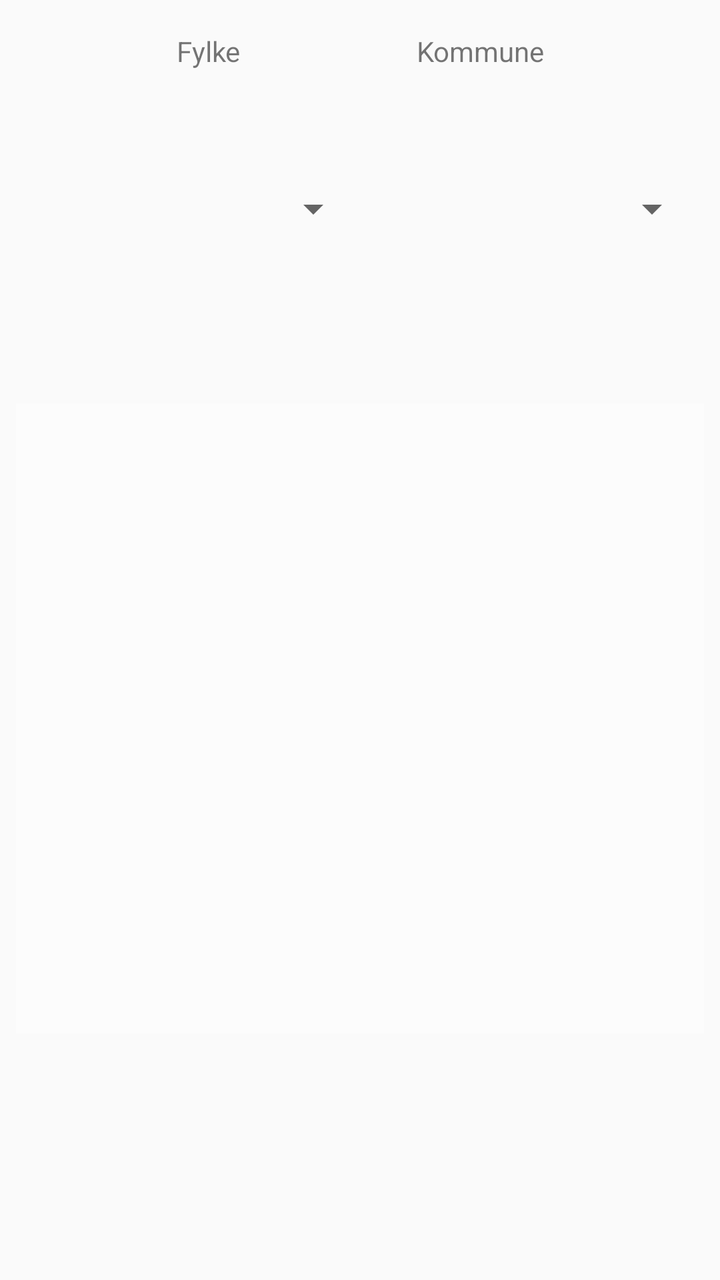
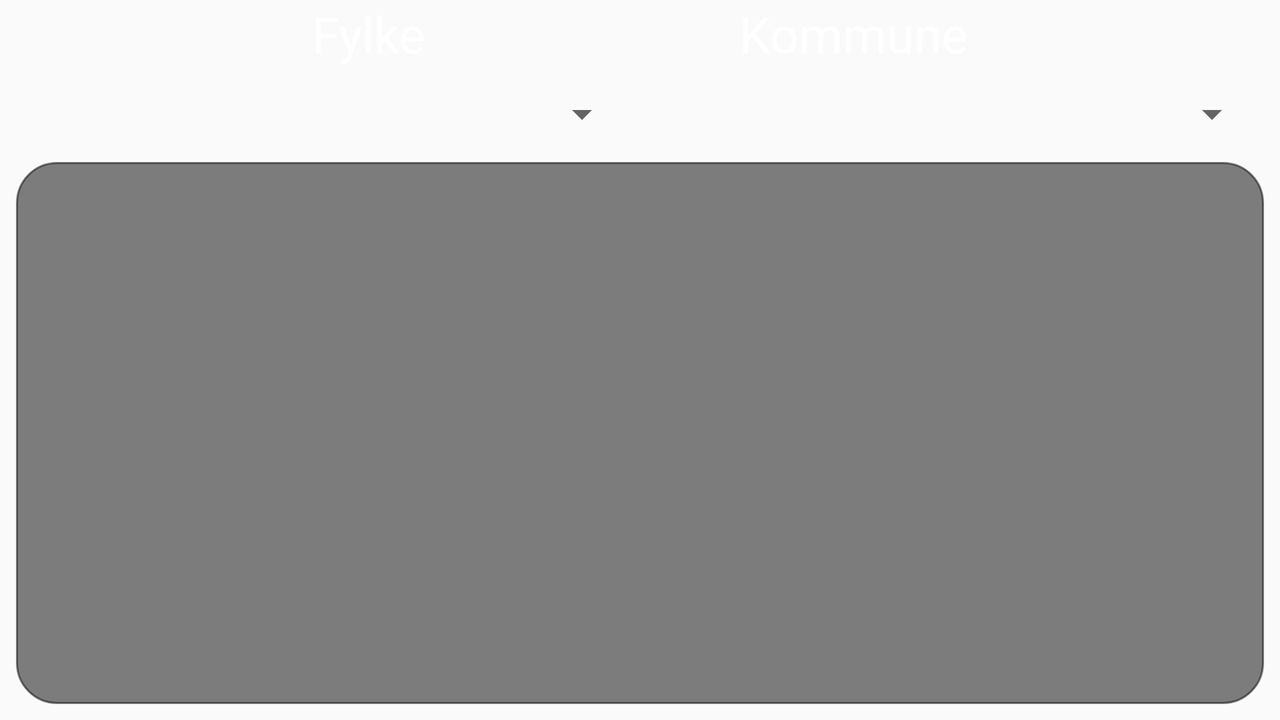

The same Android screen from two of the app's own layout files: first res/layout/ as a phone draws it, then the repository's variant for another configuration, drawn on a device whose configuration selects that folder. Both files follow.
<!-- AndroidManifest.xml: application theme AppTheme -->
<!-- res/layout/activity_trips.xml -->
<?xml version="1.0" encoding="utf-8"?>
<android.support.constraint.ConstraintLayout xmlns:android="http://schemas.android.com/apk/res/android"
    xmlns:app="http://schemas.android.com/apk/res-auto"
    xmlns:tools="http://schemas.android.com/tools"
    android:layout_width="match_parent"
    android:layout_height="match_parent"
    tools:context=".FindAtrip"
    tools:layout_editor_absoluteY="25dp">

    <Spinner
        android:id="@+id/tripsA_SelectKommune_spinner2"
        android:layout_width="0dp"
        android:layout_height="25dp"
        android:layout_marginEnd="10dp"
        android:layout_marginTop="60dp"
        app:layout_constraintBottom_toBottomOf="@+id/tripsA_SelectFylke_spinner"
        app:layout_constraintEnd_toEndOf="parent"
        app:layout_constraintHorizontal_bias="0.5"
        app:layout_constraintStart_toEndOf="@+id/tripsA_SelectFylke_spinner"
        app:layout_constraintTop_toBottomOf="@+id/textView3"
        app:layout_constraintVertical_bias="1.0" />

    <Spinner
        android:id="@+id/tripsA_SelectFylke_spinner"
        android:layout_width="0dp"
        android:layout_height="25dp"
        android:layout_marginStart="11dp"
        android:layout_marginTop="56dp"
        app:layout_constraintEnd_toStartOf="@+id/tripsA_SelectKommune_spinner2"
        app:layout_constraintHorizontal_bias="0.5"
        app:layout_constraintHorizontal_chainStyle="packed"
        app:layout_constraintStart_toStartOf="parent"
        app:layout_constraintTop_toBottomOf="@+id/textView2" />

    <TextView
        android:id="@+id/textView2"
        android:layout_width="wrap_content"
        android:layout_height="20dp"
        android:layout_marginEnd="8dp"
        android:layout_marginStart="8dp"
        android:layout_marginTop="16dp"
        android:text="Fylke"
        android:textAlignment="center"
        app:layout_constraintEnd_toStartOf="@+id/textView3"
        app:layout_constraintHorizontal_bias="0.5"
        app:layout_constraintHorizontal_chainStyle="spread"
        app:layout_constraintStart_toStartOf="parent"
        app:layout_constraintTop_toTopOf="parent" />

    <TextView
        android:id="@+id/textView3"
        android:layout_width="wrap_content"
        android:layout_height="18dp"
        android:layout_marginEnd="8dp"
        android:layout_marginTop="16dp"
        android:text="Kommune"
        android:textAlignment="center"
        app:layout_constraintEnd_toEndOf="parent"
        app:layout_constraintHorizontal_bias="0.5"
        app:layout_constraintStart_toEndOf="@+id/textView2"
        app:layout_constraintTop_toTopOf="parent" />

    <android.support.v7.widget.RecyclerView
        android:id="@+id/tripsRecyclerView"
        android:layout_width="match_parent"
        android:layout_height="315dp"
        android:layout_marginBottom="8dp"
        android:layout_marginEnd="8dp"
        android:layout_marginStart="8dp"
        android:layout_marginTop="8dp"
        android:background="#54ffffff"
        app:layout_constraintBottom_toBottomOf="parent"
        app:layout_constraintEnd_toEndOf="parent"
        app:layout_constraintHorizontal_bias="0.0"
        app:layout_constraintStart_toStartOf="parent"
        app:layout_constraintTop_toTopOf="parent"
        app:layout_constraintVertical_bias="0.627" />

    <ProgressBar
        android:id="@+id/progressBarForLoadingTrips"
        style="?android:attr/progressBarStyle"
        android:layout_width="wrap_content"
        android:layout_height="wrap_content"
        android:visibility="gone"
        android:layout_marginBottom="8dp"
        android:layout_marginEnd="8dp"
        android:layout_marginStart="8dp"
        android:layout_marginTop="8dp"
        app:layout_constraintBottom_toBottomOf="parent"
        app:layout_constraintEnd_toEndOf="parent"
        app:layout_constraintStart_toStartOf="parent"
        app:layout_constraintTop_toTopOf="parent"
        app:layout_constraintVertical_bias="0.357" />

</android.support.constraint.ConstraintLayout>
<!-- resources referenced by this layout -->
<resources>
  <style name="AppTheme" parent="Theme.AppCompat.Light.NoActionBar">
          
          <item name="colorPrimary">@color/colorPrimary</item>
          <item name="colorPrimaryDark">@color/colorPrimaryDark</item>
          <item name="colorAccent">@color/colorAccent</item>
  
          <item name="colorControlHighlight">@color/colorAccent</item>
          <item name="colorControlActivated">@color/colorAccent</item>
  
          <item name="android:textColorHint">#fff</item>
          <item name="android:statusBarColor">@android:color/transparent</item>
      </style>
  <color name="colorPrimary">#4caf50</color>
  <color name="colorPrimaryDark">#087f23</color>
  <color name="colorAccent">#448aff</color>
</resources>
<!-- res/layout-land/activity_trips.xml (the repository's variant of the layout above) -->
<!-- drawn on the phone turned sideways -->
<?xml version="1.0" encoding="utf-8"?>
<android.support.constraint.ConstraintLayout xmlns:android="http://schemas.android.com/apk/res/android"
    xmlns:app="http://schemas.android.com/apk/res-auto"
    xmlns:tools="http://schemas.android.com/tools"
    android:layout_width="match_parent"
    android:layout_height="match_parent"
    tools:context=".FindAtrip"
    tools:layout_editor_absoluteY="25dp"
    android:id="@+id/findatripparent">

    <Spinner
        android:id="@+id/tripsA_SelectKommune_spinner2"
        android:layout_width="0dp"
        android:layout_height="50dp"
        android:layout_marginEnd="10dp"
        android:layout_marginStart="8dp"
        android:popupBackground="@color/colorPrimary"
        android:popupElevation="10dp"
        app:layout_constraintEnd_toEndOf="parent"
        app:layout_constraintHorizontal_bias="0.5"
        app:layout_constraintStart_toEndOf="@+id/tripsA_SelectFylke_spinner"
        app:layout_constraintTop_toTopOf="@+id/tripsA_SelectFylke_spinner" />

    <Spinner
        android:id="@+id/tripsA_SelectFylke_spinner"
        android:layout_width="0dp"
        android:layout_height="50dp"
        android:layout_marginStart="8dp"
        android:layout_marginTop="32dp"
        android:popupBackground="@color/colorPrimary"
        app:layout_constraintEnd_toStartOf="@+id/tripsA_SelectKommune_spinner2"
        app:layout_constraintHorizontal_bias="0.5"
        app:layout_constraintStart_toStartOf="parent"
        app:layout_constraintTop_toTopOf="parent" />

    <TextView
        android:id="@+id/textView2"
        android:layout_width="wrap_content"
        android:layout_height="wrap_content"
        android:layout_marginStart="8dp"
        android:layout_marginEnd="8dp"
        android:text="Fylke"
        android:textAlignment="center"
        android:textColor="#fff"
        android:textSize="25sp"
        app:layout_constraintEnd_toStartOf="@+id/textView3"
        app:layout_constraintHorizontal_bias="0.5"
        app:layout_constraintHorizontal_chainStyle="spread"
        app:layout_constraintStart_toStartOf="parent"
        app:layout_constraintTop_toTopOf="parent" />

    <TextView
        android:id="@+id/textView3"
        android:layout_width="wrap_content"
        android:layout_height="wrap_content"
        android:layout_marginEnd="8dp"
        android:text="Kommune"
        android:textAlignment="center"
        android:textSize="25sp"
        android:textColor="#fff"
        app:layout_constraintEnd_toEndOf="parent"
        app:layout_constraintHorizontal_bias="0.5"
        app:layout_constraintStart_toEndOf="@+id/textView2"
        app:layout_constraintTop_toTopOf="@+id/textView2" />

    <android.support.v7.widget.RecyclerView
        android:id="@+id/tripsRecyclerView"
        android:layout_width="match_parent"
        android:layout_height="271dp"
        android:layout_marginStart="8dp"
        android:layout_marginTop="8dp"
        android:layout_marginEnd="8dp"
        android:layout_marginBottom="8dp"
        android:background="@drawable/round_corners"
        android:paddingTop="10dp"
        android:paddingBottom="10dp"
        app:layout_constraintBottom_toBottomOf="parent"
        app:layout_constraintEnd_toEndOf="parent"
        app:layout_constraintHorizontal_bias="1.0"
        app:layout_constraintStart_toStartOf="parent"
        app:layout_constraintTop_toTopOf="parent"
        app:layout_constraintVertical_bias="1.0" />

    <ProgressBar
        android:id="@+id/progressBarForLoadingTrips"
        style="?android:attr/progressBarStyle"
        android:layout_width="wrap_content"
        android:layout_height="wrap_content"
        android:layout_marginBottom="8dp"
        android:layout_marginEnd="8dp"
        android:layout_marginStart="8dp"
        android:layout_marginTop="8dp"
        android:visibility="gone"
        app:layout_constraintBottom_toBottomOf="parent"
        app:layout_constraintEnd_toEndOf="parent"
        app:layout_constraintStart_toStartOf="parent"
        app:layout_constraintTop_toTopOf="parent"
        app:layout_constraintVertical_bias="0.357" />

</android.support.constraint.ConstraintLayout>
<!-- resources referenced by the variant -->
<!-- as the phone turned sideways resolves them -->
<resources>
  <color name="colorPrimary">#4caf50</color>
  <!-- drawable round_corners (drawable) -->
  <?xml version="1.0" encoding="utf-8"?>
  <shape xmlns:android="http://schemas.android.com/apk/res/android">
      <solid android:color="#80000000" />
      
      <stroke
          android:width="1dp"
          android:color="#80000000" />
      
      <corners android:radius="20dp" />
  </shape>
  <style name="AppTheme" parent="Theme.AppCompat.Light.NoActionBar">
          
          <item name="colorPrimary">@color/colorPrimary</item>
          <item name="colorPrimaryDark">@color/colorPrimaryDark</item>
          <item name="colorAccent">@color/colorAccent</item>
  
          <item name="colorControlHighlight">@color/colorAccent</item>
          <item name="colorControlActivated">@color/colorAccent</item>
  
          <item name="android:textColorHint">#fff</item>
          <item name="android:statusBarColor">@android:color/transparent</item>
      </style>
  <color name="colorPrimaryDark">#087f23</color>
  <color name="colorAccent">#448aff</color>
</resources>
